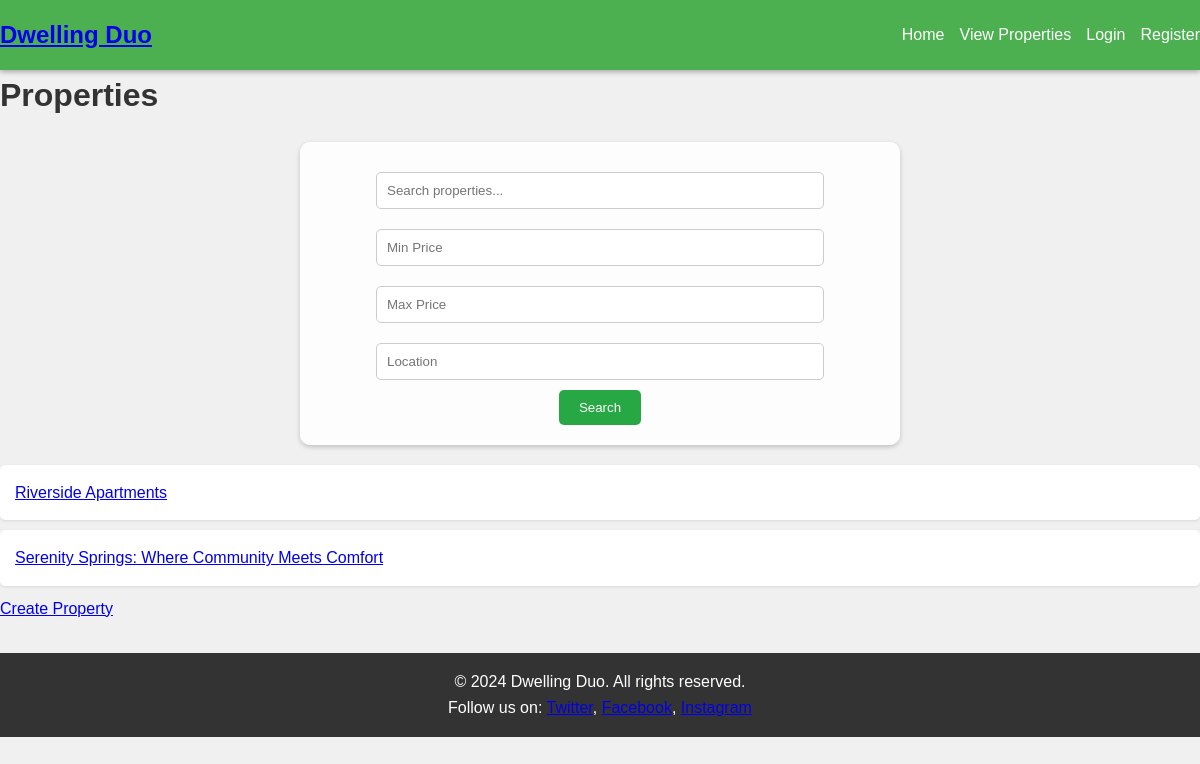
Page /properties/ on the committed database.
### properties/models.py (models this page shows, shortened)
class Property(models.Model):
    title = models.CharField(max_length=100)
    description = models.TextField()
    price = models.DecimalField(max_digits=10, decimal_places=2)
    location = models.CharField(max_length=255)
    available = models.BooleanField(default=True)
    owner = models.ForeignKey(settings.AUTH_USER_MODEL, on_delete=models.CASCADE)  # Update to use AUTH_USER_MODEL
    image = models.ImageField(upload_to='property_images/', blank=True, null=True)

### properties/views.py (the view, shortened to what this page needs)
# urls.py: path('', views.property_list, name='property_list'),  # Property listing
def property_list(request):
    properties = Property.objects.all()
    search_query = request.GET.get('search', '')
    min_price = request.GET.get('min_price')
    max_price = request.GET.get('max_price')
    location_query = request.GET.get('location', '')
    if search_query:
        properties = properties.filter(title__icontains=search_query)
    if min_price:
        properties = properties.filter(price__gte=min_price)
    if max_price:
        properties = properties.filter(price__lte=max_price)
    if location_query:
        properties = properties.filter(location__icontains=location_query)
    return render(request, 'properties/property_list.html', {
        'properties': properties,
        'search_query': search_query,
        'min_price': min_price,
        'max_price': max_price,
        'location': location_query,
    })

### templates/properties/property_list.html
{% extends 'base.html' %}
{% block content %}
<h1>Properties</h1>
<form method="GET" id="search-form" action="{% url 'properties:property_list' %}">
    <input type="text" name="search" placeholder="Search properties..." value="{{ search_query }}">
    <input type="number" name="min_price" placeholder="Min Price" value="{{ min_price }}">
    <input type="number" name="max_price" placeholder="Max Price" value="{{ max_price }}">
    <input type="text" name="location" placeholder="Location" value="{{ location }}">
    <button type="submit">Search</button>
</form>
<ul id="property-list">
    {% for property in properties %}
        <li><a href="{% url 'properties:property_detail' property.pk %}">{{ property.title }}</a></li>
    {% endfor %}
</ul>
<a href="{% url 'properties:property_create' %}">Create Property</a>
{% endblock %}

### static/css/styles.css (style rules this page uses)
* { margin: 0; padding: 0; box-sizing: border-box; }
body { font-family: Arial, sans-serif; background-color: #f0f0f0; color: #333; line-height: 1.6; }
button { background-color: #4CAF50; color: white; padding: 10px 20px; border: none; cursor: pointer; }
form { background: rgba(255, 255, 255, 0.9); padding: 20px; border-radius: 10px; box-shadow: 0 2px 5px rgba(0, 0, 0, 0.2); display: flex; flex-direction: column; width: 100%; max-width: 600px; margin: 20px auto; }
input, select { margin: 10px 0; padding: 10px; width: 100%; border-radius: 5px; border: 1px solid #ccc; }
form button { padding: 10px 20px; border-radius: 5px; border: none; background: #28a745; color: white; cursor: pointer; }
ul { list-style-type: none; padding: 0; }
ul li { background: #fff; padding: 15px; margin: 10px 0; border-radius: 5px; box-shadow: 0 1px 3px rgba(0, 0, 0, 0.1); }
#search-form { display: flex; flex-direction: column; align-items: center; }
#search-form input, #search-form select { width: 80%; margin: 10px 0; }

### rows in the picture
Property: title "Riverside Apartments"
Property: title "Serenity Springs: Where Community Meets Comfort"
